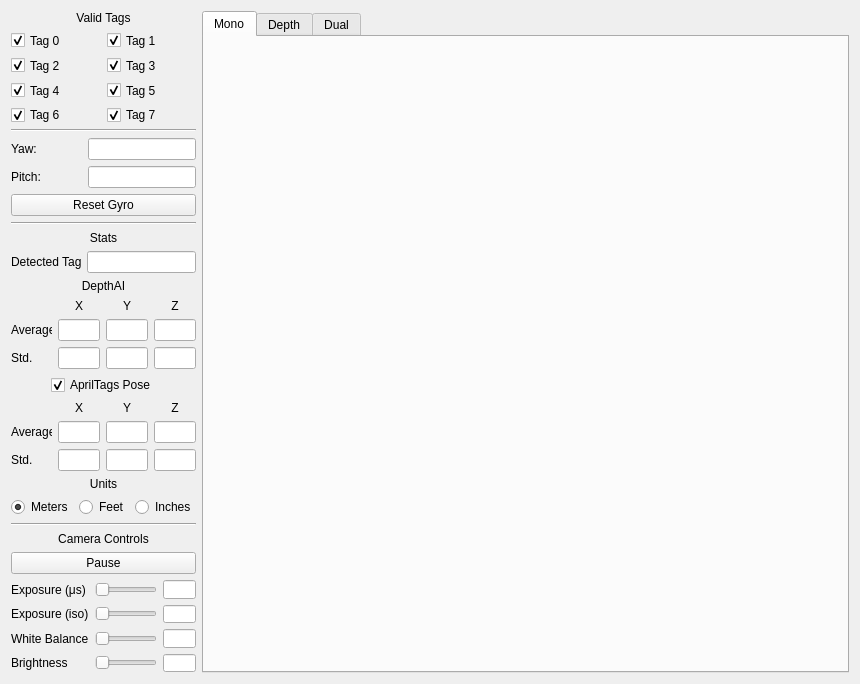
<?xml version="1.0" encoding="UTF-8"?>
<ui version="4.0">
 <class>Form</class>
 <widget class="QWidget" name="Form">
  <property name="geometry">
   <rect>
    <x>0</x>
    <y>0</y>
    <width>860</width>
    <height>684</height>
   </rect>
  </property>
  <property name="minimumSize">
   <size>
    <width>860</width>
    <height>433</height>
   </size>
  </property>
  <property name="maximumSize">
   <size>
    <width>16777215</width>
    <height>16777215</height>
   </size>
  </property>
  <property name="windowTitle">
   <string>Form</string>
  </property>
  <layout class="QGridLayout" name="gridLayout_12">
   <item row="0" column="0">
    <layout class="QVBoxLayout" name="verticalLayout">
     <item>
      <widget class="QLabel" name="label">
       <property name="maximumSize">
        <size>
         <width>223</width>
         <height>16777215</height>
        </size>
       </property>
       <property name="text">
        <string>Valid Tags</string>
       </property>
       <property name="alignment">
        <set>Qt::AlignCenter</set>
       </property>
      </widget>
     </item>
     <item>
      <layout class="QGridLayout" name="gridLayout_4">
       <item row="2" column="0">
        <widget class="QCheckBox" name="tagCheckbox2">
         <property name="maximumSize">
          <size>
           <width>108</width>
           <height>16777215</height>
          </size>
         </property>
         <property name="text">
          <string>Tag 2</string>
         </property>
         <property name="checked">
          <bool>true</bool>
         </property>
        </widget>
       </item>
       <item row="4" column="0">
        <widget class="QCheckBox" name="tagCheckbox4">
         <property name="maximumSize">
          <size>
           <width>108</width>
           <height>16777215</height>
          </size>
         </property>
         <property name="text">
          <string>Tag 4</string>
         </property>
         <property name="checked">
          <bool>true</bool>
         </property>
        </widget>
       </item>
       <item row="0" column="0">
        <widget class="QCheckBox" name="tagCheckbox0">
         <property name="maximumSize">
          <size>
           <width>108</width>
           <height>16777215</height>
          </size>
         </property>
         <property name="text">
          <string>Tag 0</string>
         </property>
         <property name="checked">
          <bool>true</bool>
         </property>
        </widget>
       </item>
       <item row="0" column="1">
        <widget class="QCheckBox" name="tagCheckbox1">
         <property name="maximumSize">
          <size>
           <width>107</width>
           <height>16777215</height>
          </size>
         </property>
         <property name="text">
          <string>Tag 1</string>
         </property>
         <property name="checked">
          <bool>true</bool>
         </property>
         <property name="tristate">
          <bool>false</bool>
         </property>
        </widget>
       </item>
       <item row="2" column="1">
        <widget class="QCheckBox" name="tagCheckbox3">
         <property name="maximumSize">
          <size>
           <width>107</width>
           <height>16777215</height>
          </size>
         </property>
         <property name="text">
          <string>Tag 3</string>
         </property>
         <property name="checked">
          <bool>true</bool>
         </property>
        </widget>
       </item>
       <item row="4" column="1">
        <widget class="QCheckBox" name="tagCheckbox5">
         <property name="maximumSize">
          <size>
           <width>107</width>
           <height>16777215</height>
          </size>
         </property>
         <property name="text">
          <string>Tag 5</string>
         </property>
         <property name="checked">
          <bool>true</bool>
         </property>
        </widget>
       </item>
       <item row="5" column="1">
        <widget class="QCheckBox" name="tagCheckbox7">
         <property name="maximumSize">
          <size>
           <width>107</width>
           <height>16777215</height>
          </size>
         </property>
         <property name="text">
          <string>Tag 7</string>
         </property>
         <property name="checked">
          <bool>true</bool>
         </property>
        </widget>
       </item>
       <item row="5" column="0">
        <widget class="QCheckBox" name="tagCheckbox6">
         <property name="maximumSize">
          <size>
           <width>108</width>
           <height>16777215</height>
          </size>
         </property>
         <property name="text">
          <string>Tag 6</string>
         </property>
         <property name="checked">
          <bool>true</bool>
         </property>
        </widget>
       </item>
      </layout>
     </item>
     <item>
      <widget class="Line" name="line">
       <property name="maximumSize">
        <size>
         <width>223</width>
         <height>16777215</height>
        </size>
       </property>
       <property name="orientation">
        <enum>Qt::Horizontal</enum>
       </property>
      </widget>
     </item>
     <item>
      <layout class="QGridLayout" name="gridLayout">
       <item row="2" column="1">
        <widget class="QLineEdit" name="pitchValue">
         <property name="sizePolicy">
          <sizepolicy hsizetype="Minimum" vsizetype="Fixed">
           <horstretch>0</horstretch>
           <verstretch>0</verstretch>
          </sizepolicy>
         </property>
         <property name="maximumSize">
          <size>
           <width>133</width>
           <height>16777215</height>
          </size>
         </property>
         <property name="readOnly">
          <bool>true</bool>
         </property>
        </widget>
       </item>
       <item row="2" column="0">
        <widget class="QLabel" name="pitchLabel">
         <property name="sizePolicy">
          <sizepolicy hsizetype="Minimum" vsizetype="Minimum">
           <horstretch>0</horstretch>
           <verstretch>0</verstretch>
          </sizepolicy>
         </property>
         <property name="maximumSize">
          <size>
           <width>82</width>
           <height>16777215</height>
          </size>
         </property>
         <property name="text">
          <string>Pitch:</string>
         </property>
        </widget>
       </item>
       <item row="1" column="0">
        <widget class="QLabel" name="yawLabel">
         <property name="sizePolicy">
          <sizepolicy hsizetype="Minimum" vsizetype="Minimum">
           <horstretch>0</horstretch>
           <verstretch>0</verstretch>
          </sizepolicy>
         </property>
         <property name="maximumSize">
          <size>
           <width>82</width>
           <height>16777215</height>
          </size>
         </property>
         <property name="text">
          <string>Yaw:</string>
         </property>
        </widget>
       </item>
       <item row="1" column="1">
        <widget class="QLineEdit" name="yawValue">
         <property name="sizePolicy">
          <sizepolicy hsizetype="Minimum" vsizetype="Minimum">
           <horstretch>0</horstretch>
           <verstretch>0</verstretch>
          </sizepolicy>
         </property>
         <property name="maximumSize">
          <size>
           <width>133</width>
           <height>16777215</height>
          </size>
         </property>
        </widget>
       </item>
      </layout>
     </item>
     <item>
      <widget class="QPushButton" name="resetGyroBtn">
       <property name="maximumSize">
        <size>
         <width>223</width>
         <height>16777215</height>
        </size>
       </property>
       <property name="text">
        <string>Reset Gyro</string>
       </property>
      </widget>
     </item>
     <item>
      <widget class="Line" name="line_2">
       <property name="maximumSize">
        <size>
         <width>223</width>
         <height>16777215</height>
        </size>
       </property>
       <property name="orientation">
        <enum>Qt::Horizontal</enum>
       </property>
      </widget>
     </item>
     <item>
      <widget class="QLabel" name="label_2">
       <property name="maximumSize">
        <size>
         <width>16777215</width>
         <height>16777215</height>
        </size>
       </property>
       <property name="text">
        <string>Stats</string>
       </property>
       <property name="alignment">
        <set>Qt::AlignCenter</set>
       </property>
      </widget>
     </item>
     <item>
      <layout class="QGridLayout" name="gridLayout_3">
       <item row="0" column="0">
        <widget class="QLabel" name="label_3">
         <property name="maximumSize">
          <size>
           <width>70</width>
           <height>16777215</height>
          </size>
         </property>
         <property name="text">
          <string>Detected Tags</string>
         </property>
        </widget>
       </item>
       <item row="0" column="1">
        <widget class="QLineEdit" name="detectedTagsValue">
         <property name="maximumSize">
          <size>
           <width>145</width>
           <height>16777215</height>
          </size>
         </property>
        </widget>
       </item>
      </layout>
     </item>
     <item>
      <widget class="QLabel" name="label_4">
       <property name="maximumSize">
        <size>
         <width>223</width>
         <height>16777215</height>
        </size>
       </property>
       <property name="text">
        <string>DepthAI</string>
       </property>
       <property name="alignment">
        <set>Qt::AlignCenter</set>
       </property>
      </widget>
     </item>
     <item>
      <layout class="QGridLayout" name="gridLayout_6">
       <property name="sizeConstraint">
        <enum>QLayout::SetDefaultConstraint</enum>
       </property>
       <item row="0" column="1">
        <widget class="QLabel" name="label_6">
         <property name="maximumSize">
          <size>
           <width>54</width>
           <height>16777215</height>
          </size>
         </property>
         <property name="text">
          <string>X</string>
         </property>
         <property name="alignment">
          <set>Qt::AlignCenter</set>
         </property>
        </widget>
       </item>
       <item row="1" column="2">
        <widget class="QLineEdit" name="avgDepthYValue">
         <property name="maximumSize">
          <size>
           <width>54</width>
           <height>16777215</height>
          </size>
         </property>
        </widget>
       </item>
       <item row="1" column="3">
        <widget class="QLineEdit" name="avgDepthZValue">
         <property name="maximumSize">
          <size>
           <width>54</width>
           <height>16777215</height>
          </size>
         </property>
        </widget>
       </item>
       <item row="2" column="2">
        <widget class="QLineEdit" name="stdDepthYValue">
         <property name="maximumSize">
          <size>
           <width>54</width>
           <height>16777215</height>
          </size>
         </property>
        </widget>
       </item>
       <item row="2" column="3">
        <widget class="QLineEdit" name="stdDepthZValue">
         <property name="maximumSize">
          <size>
           <width>54</width>
           <height>16777215</height>
          </size>
         </property>
        </widget>
       </item>
       <item row="1" column="0">
        <widget class="QLabel" name="label_5">
         <property name="maximumSize">
          <size>
           <width>41</width>
           <height>16777215</height>
          </size>
         </property>
         <property name="text">
          <string>Average</string>
         </property>
        </widget>
       </item>
       <item row="2" column="1">
        <widget class="QLineEdit" name="stdDepthXValue">
         <property name="maximumSize">
          <size>
           <width>54</width>
           <height>16777215</height>
          </size>
         </property>
        </widget>
       </item>
       <item row="0" column="3">
        <widget class="QLabel" name="label_8">
         <property name="maximumSize">
          <size>
           <width>54</width>
           <height>16777215</height>
          </size>
         </property>
         <property name="text">
          <string>Z</string>
         </property>
         <property name="alignment">
          <set>Qt::AlignCenter</set>
         </property>
        </widget>
       </item>
       <item row="0" column="2">
        <widget class="QLabel" name="label_7">
         <property name="maximumSize">
          <size>
           <width>54</width>
           <height>16777215</height>
          </size>
         </property>
         <property name="text">
          <string>Y</string>
         </property>
         <property name="alignment">
          <set>Qt::AlignCenter</set>
         </property>
        </widget>
       </item>
       <item row="2" column="0">
        <widget class="QLabel" name="label_9">
         <property name="maximumSize">
          <size>
           <width>41</width>
           <height>16777215</height>
          </size>
         </property>
         <property name="text">
          <string>Std.</string>
         </property>
        </widget>
       </item>
       <item row="1" column="1">
        <widget class="QLineEdit" name="avgDepthXValue">
         <property name="maximumSize">
          <size>
           <width>54</width>
           <height>16777215</height>
          </size>
         </property>
        </widget>
       </item>
      </layout>
     </item>
     <item alignment="Qt::AlignHCenter">
      <widget class="QCheckBox" name="solvePnpEnableBtn">
       <property name="enabled">
        <bool>true</bool>
       </property>
       <property name="sizePolicy">
        <sizepolicy hsizetype="Minimum" vsizetype="Fixed">
         <horstretch>0</horstretch>
         <verstretch>0</verstretch>
        </sizepolicy>
       </property>
       <property name="layoutDirection">
        <enum>Qt::LeftToRight</enum>
       </property>
       <property name="text">
        <string>AprilTags Pose</string>
       </property>
       <property name="checked">
        <bool>true</bool>
       </property>
      </widget>
     </item>
     <item>
      <layout class="QGridLayout" name="gridLayout_8">
       <item row="1" column="2">
        <widget class="QLabel" name="label_14">
         <property name="maximumSize">
          <size>
           <width>54</width>
           <height>16777215</height>
          </size>
         </property>
         <property name="text">
          <string>Y</string>
         </property>
         <property name="alignment">
          <set>Qt::AlignCenter</set>
         </property>
        </widget>
       </item>
       <item row="1" column="3">
        <widget class="QLabel" name="label_15">
         <property name="maximumSize">
          <size>
           <width>54</width>
           <height>16777215</height>
          </size>
         </property>
         <property name="text">
          <string>Z</string>
         </property>
         <property name="alignment">
          <set>Qt::AlignCenter</set>
         </property>
        </widget>
       </item>
       <item row="2" column="0">
        <widget class="QLabel" name="label_11">
         <property name="maximumSize">
          <size>
           <width>41</width>
           <height>16777215</height>
          </size>
         </property>
         <property name="text">
          <string>Average</string>
         </property>
        </widget>
       </item>
       <item row="3" column="3">
        <widget class="QLineEdit" name="stdPnpZValue">
         <property name="maximumSize">
          <size>
           <width>54</width>
           <height>16777215</height>
          </size>
         </property>
        </widget>
       </item>
       <item row="2" column="1">
        <widget class="QLineEdit" name="avgPnpXValue">
         <property name="maximumSize">
          <size>
           <width>54</width>
           <height>16777215</height>
          </size>
         </property>
        </widget>
       </item>
       <item row="3" column="2">
        <widget class="QLineEdit" name="stdPnpYValue">
         <property name="maximumSize">
          <size>
           <width>54</width>
           <height>16777215</height>
          </size>
         </property>
        </widget>
       </item>
       <item row="1" column="1">
        <widget class="QLabel" name="label_13">
         <property name="maximumSize">
          <size>
           <width>54</width>
           <height>16777215</height>
          </size>
         </property>
         <property name="text">
          <string>X</string>
         </property>
         <property name="alignment">
          <set>Qt::AlignCenter</set>
         </property>
        </widget>
       </item>
       <item row="2" column="3">
        <widget class="QLineEdit" name="avgPnpZValue">
         <property name="maximumSize">
          <size>
           <width>54</width>
           <height>16777215</height>
          </size>
         </property>
        </widget>
       </item>
       <item row="2" column="2">
        <widget class="QLineEdit" name="avgPnpYValue">
         <property name="maximumSize">
          <size>
           <width>54</width>
           <height>16777215</height>
          </size>
         </property>
        </widget>
       </item>
       <item row="3" column="0">
        <widget class="QLabel" name="label_12">
         <property name="maximumSize">
          <size>
           <width>41</width>
           <height>16777215</height>
          </size>
         </property>
         <property name="text">
          <string>Std.</string>
         </property>
        </widget>
       </item>
       <item row="3" column="1">
        <widget class="QLineEdit" name="stdPnpXValue">
         <property name="maximumSize">
          <size>
           <width>54</width>
           <height>16777215</height>
          </size>
         </property>
        </widget>
       </item>
      </layout>
     </item>
     <item>
      <widget class="QLabel" name="label_16">
       <property name="text">
        <string>Units</string>
       </property>
       <property name="alignment">
        <set>Qt::AlignCenter</set>
       </property>
      </widget>
     </item>
     <item>
      <layout class="QGridLayout" name="gridLayout_10">
       <item row="0" column="0">
        <widget class="QRadioButton" name="metersSelectBtn">
         <property name="text">
          <string>Meters</string>
         </property>
         <property name="checked">
          <bool>true</bool>
         </property>
         <attribute name="buttonGroup">
          <string notr="true">unitsButtonGroup</string>
         </attribute>
        </widget>
       </item>
       <item row="0" column="1">
        <widget class="QRadioButton" name="feetSelectBtn">
         <property name="text">
          <string>Feet</string>
         </property>
         <attribute name="buttonGroup">
          <string notr="true">unitsButtonGroup</string>
         </attribute>
        </widget>
       </item>
       <item row="0" column="2">
        <widget class="QRadioButton" name="inchesSelectBtn">
         <property name="text">
          <string>Inches</string>
         </property>
         <attribute name="buttonGroup">
          <string notr="true">unitsButtonGroup</string>
         </attribute>
        </widget>
       </item>
      </layout>
     </item>
     <item>
      <widget class="Line" name="line_3">
       <property name="orientation">
        <enum>Qt::Horizontal</enum>
       </property>
      </widget>
     </item>
     <item>
      <widget class="QLabel" name="label_10">
       <property name="text">
        <string>Camera Controls</string>
       </property>
       <property name="alignment">
        <set>Qt::AlignCenter</set>
       </property>
      </widget>
     </item>
     <item>
      <widget class="QPushButton" name="pauseResumeBtn">
       <property name="maximumSize">
        <size>
         <width>223</width>
         <height>16777215</height>
        </size>
       </property>
       <property name="text">
        <string>Pause</string>
       </property>
      </widget>
     </item>
     <item>
      <layout class="QGridLayout" name="gridLayout_11">
       <item row="0" column="0">
        <widget class="QLabel" name="exposureTimeLabel">
         <property name="text">
          <string>Exposure (μs)</string>
         </property>
        </widget>
       </item>
       <item row="1" column="0">
        <widget class="QLabel" name="exposureIsoLabel">
         <property name="text">
          <string>Exposure (iso)</string>
         </property>
        </widget>
       </item>
       <item row="1" column="1">
        <widget class="QSlider" name="exposureIsoSlider">
         <property name="orientation">
          <enum>Qt::Horizontal</enum>
         </property>
        </widget>
       </item>
       <item row="1" column="2">
        <widget class="QLineEdit" name="exposureIsoValue">
         <property name="maximumSize">
          <size>
           <width>54</width>
           <height>16777215</height>
          </size>
         </property>
        </widget>
       </item>
       <item row="3" column="0">
        <widget class="QLabel" name="brightnessLabel">
         <property name="text">
          <string>Brightness</string>
         </property>
        </widget>
       </item>
       <item row="0" column="1">
        <widget class="QSlider" name="exposureTimeSlider">
         <property name="enabled">
          <bool>true</bool>
         </property>
         <property name="autoFillBackground">
          <bool>false</bool>
         </property>
         <property name="orientation">
          <enum>Qt::Horizontal</enum>
         </property>
         <property name="tickPosition">
          <enum>QSlider::NoTicks</enum>
         </property>
        </widget>
       </item>
       <item row="0" column="2">
        <widget class="QLineEdit" name="exposureTimeValue">
         <property name="maximumSize">
          <size>
           <width>54</width>
           <height>16777215</height>
          </size>
         </property>
        </widget>
       </item>
       <item row="2" column="0">
        <widget class="QLabel" name="whiteBalanceLabel">
         <property name="text">
          <string>White Balance</string>
         </property>
        </widget>
       </item>
       <item row="3" column="1">
        <widget class="QSlider" name="brightnessSlider">
         <property name="orientation">
          <enum>Qt::Horizontal</enum>
         </property>
        </widget>
       </item>
       <item row="2" column="1">
        <widget class="QSlider" name="whiteBalanceSlider">
         <property name="orientation">
          <enum>Qt::Horizontal</enum>
         </property>
        </widget>
       </item>
       <item row="2" column="2">
        <widget class="QLineEdit" name="whiteBalanceValue">
         <property name="maximumSize">
          <size>
           <width>54</width>
           <height>16777215</height>
          </size>
         </property>
        </widget>
       </item>
       <item row="3" column="2">
        <widget class="QLineEdit" name="brightnessValue">
         <property name="maximumSize">
          <size>
           <width>54</width>
           <height>16777215</height>
          </size>
         </property>
        </widget>
       </item>
      </layout>
     </item>
     <item>
      <spacer name="verticalSpacer">
       <property name="orientation">
        <enum>Qt::Vertical</enum>
       </property>
       <property name="sizeHint" stdset="0">
        <size>
         <width>20</width>
         <height>40</height>
        </size>
       </property>
      </spacer>
     </item>
    </layout>
   </item>
   <item row="0" column="1">
    <widget class="QTabWidget" name="frameWidget">
     <property name="currentIndex">
      <number>0</number>
     </property>
     <widget class="QWidget" name="monoRightView">
      <attribute name="title">
       <string>Mono</string>
      </attribute>
      <layout class="QGridLayout" name="gridLayout_9">
       <item row="0" column="0">
        <widget class="QLabel" name="monoFrame">
         <property name="minimumSize">
          <size>
           <width>640</width>
           <height>360</height>
          </size>
         </property>
         <property name="text">
          <string/>
         </property>
        </widget>
       </item>
      </layout>
     </widget>
     <widget class="QWidget" name="depthView">
      <attribute name="title">
       <string>Depth</string>
      </attribute>
      <layout class="QGridLayout" name="gridLayout_2">
       <item row="1" column="0">
        <widget class="QLabel" name="depthFrame">
         <property name="minimumSize">
          <size>
           <width>640</width>
           <height>360</height>
          </size>
         </property>
         <property name="text">
          <string/>
         </property>
         <property name="alignment">
          <set>Qt::AlignCenter</set>
         </property>
        </widget>
       </item>
      </layout>
     </widget>
     <widget class="QWidget" name="stackedView">
      <attribute name="title">
       <string>Dual</string>
      </attribute>
      <layout class="QVBoxLayout" name="verticalLayout_3">
       <item>
        <layout class="QVBoxLayout" name="verticalLayout_2">
         <item>
          <widget class="QLabel" name="monoFrame2">
           <property name="text">
            <string/>
           </property>
           <property name="alignment">
            <set>Qt::AlignCenter</set>
           </property>
          </widget>
         </item>
         <item>
          <widget class="QLabel" name="depthFrame2">
           <property name="layoutDirection">
            <enum>Qt::RightToLeft</enum>
           </property>
           <property name="text">
            <string/>
           </property>
           <property name="alignment">
            <set>Qt::AlignCenter</set>
           </property>
          </widget>
         </item>
        </layout>
       </item>
      </layout>
     </widget>
    </widget>
   </item>
  </layout>
 </widget>
 <resources/>
 <connections/>
 <buttongroups>
  <buttongroup name="unitsButtonGroup"/>
 </buttongroups>
</ui>
